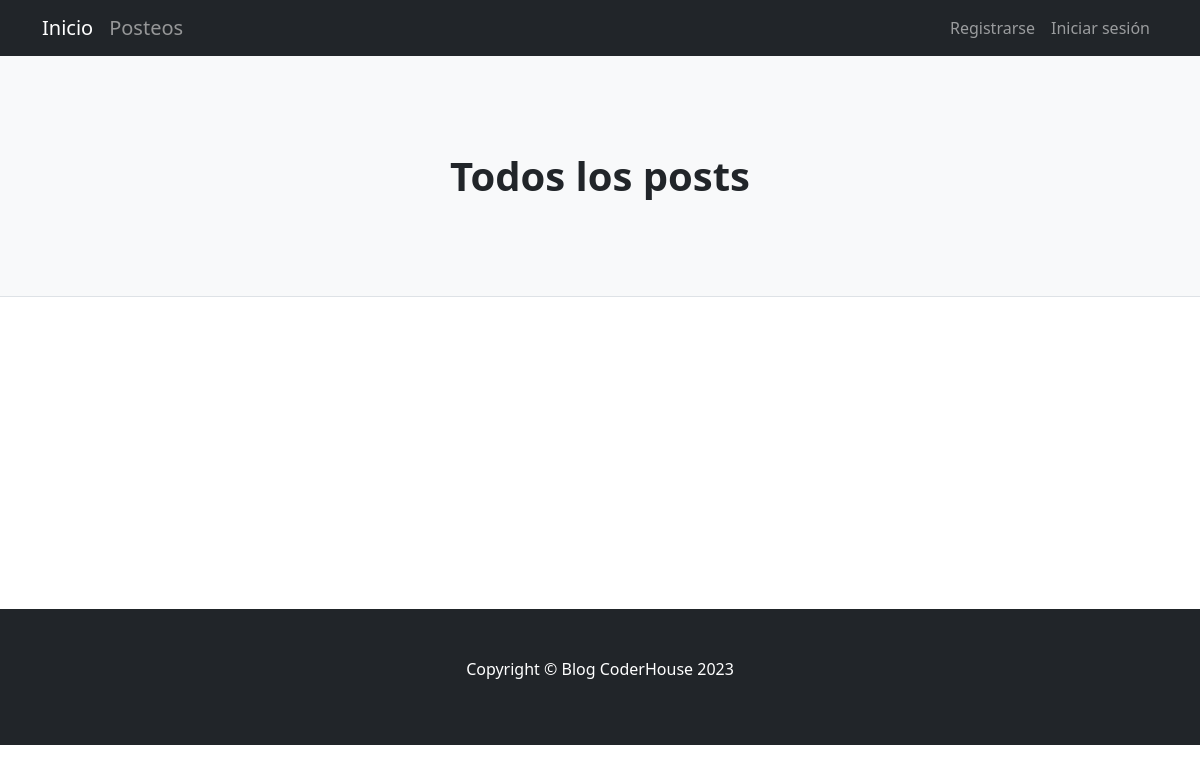
The page /pages/ on the database as committed earlier.
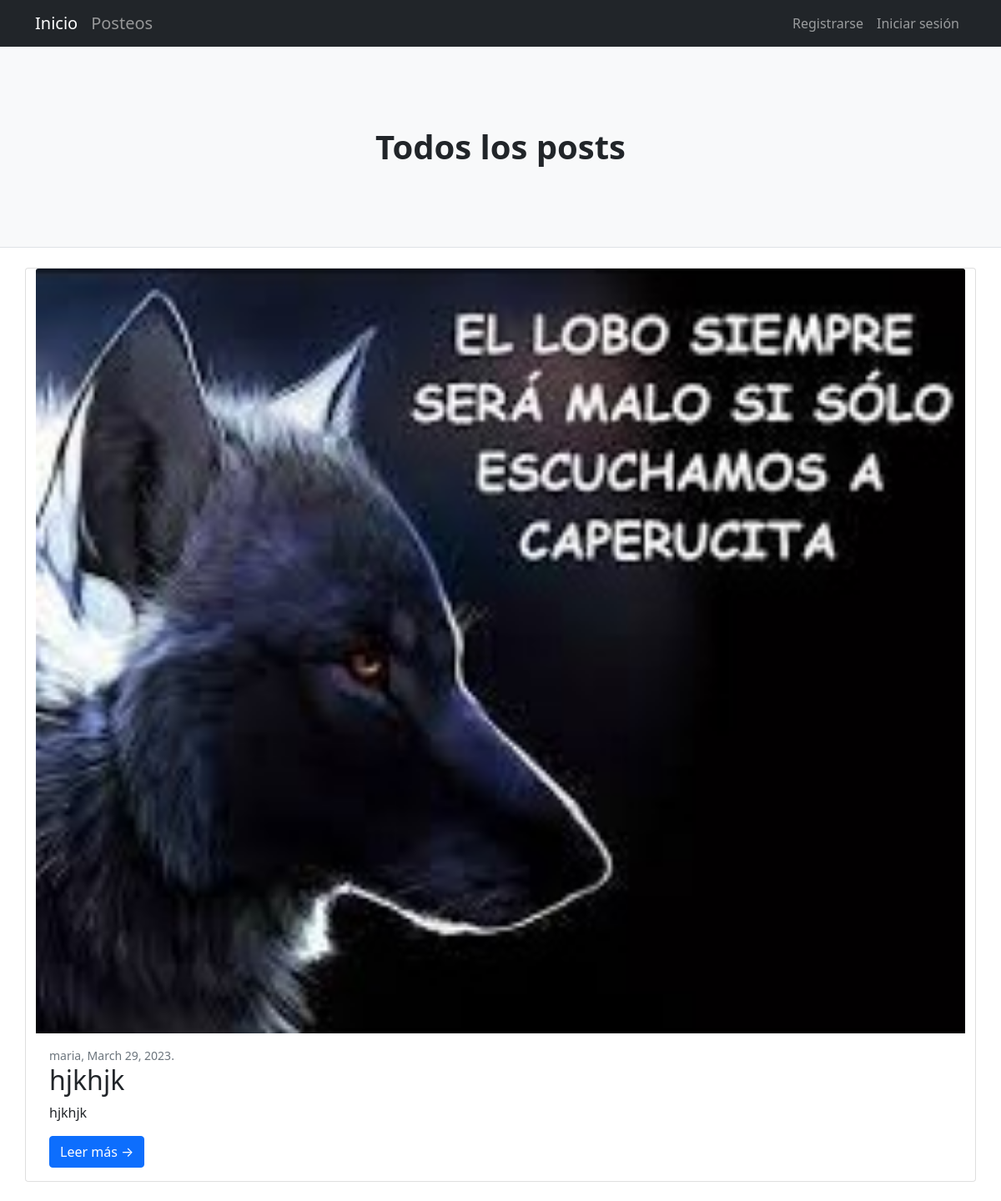
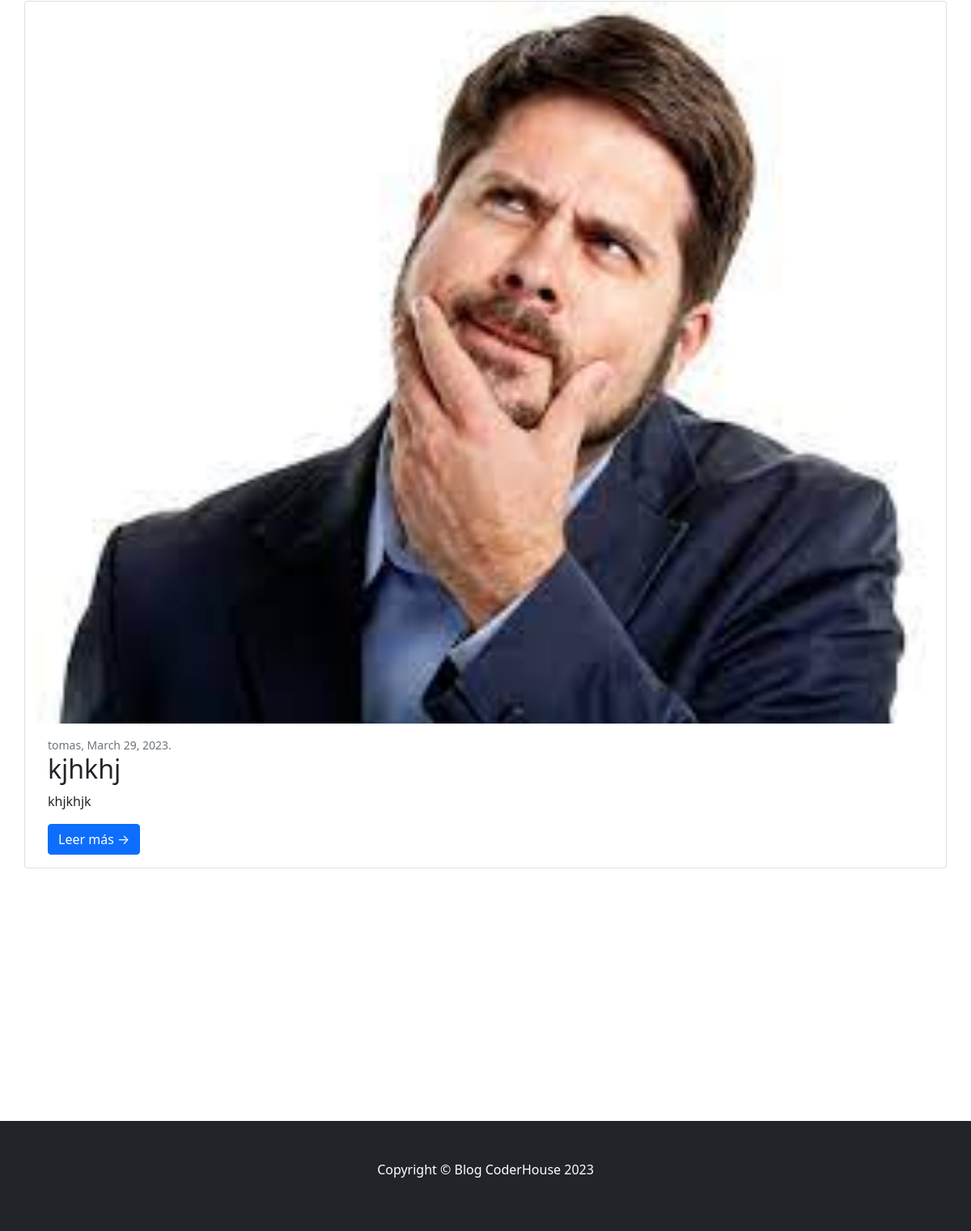
The same page on the database as committed later (2 pictures, top to bottom).
### blog/models.py (models this page shows, shortened)
class Post(models.Model):
    id = models.AutoField(primary_key=True)
    title = models.CharField(max_length=40)
    subtitle = models.CharField(max_length=40)
    body = models.CharField(max_length=1000)
    author = models.ForeignKey(User, on_delete=models.CASCADE)
    date = models.DateField(default=datetime.now)
    image = models.ImageField(upload_to='media', blank=True, null=True)

### blog/views.py (the view)
# urls.py: path('', PostList.as_view(), name="Posts"),
class PostList(ListView):
    model = Post
    template_name = 'post_list.html'

### blog/templates/post_list.html (shortened to what this page needs)
{% extends 'base.html' %}
{% load static %}
{% block header %}
<header class="py-5 bg-light border-bottom mb-4">
    <div class="container">
        <div class="text-center my-5">
            <h1 class="fw-bolder">Todos los posts</h1>
        </div>
    </div>
</header>
{% endblock header %}
{% block main_content %}
{% for post in object_list %}
<div class="card mb-4">
    <a href="#!"><img class="card-img-top" src="{{post.image.url}}" alt="..." class=""/></a>
    <div class="card-body">
        <div class="small text-muted">{{post.author}}, {{post.date}}.</div>
        <h2 class="card-title">{{post.title}}</h2>
        <p class="card-text">{{post.subtitle}}</p>
        <a class="btn btn-primary" href="{% url 'Detail' post.id %}">Leer más →</a>
    </div>
</div>
{% endfor %}
{% endblock main_content %}

### blog/templates/base.html (shortened to what this page needs)
<!DOCTYPE html>
<html lang="en">
    <head>
        {% load static %}
	    <link rel="stylesheet" href="https://cdnjs.cloudflare.com/ajax/libs/twitter-bootstrap/4.6.0/css/bootstrap.min.css">
        <link href="{% static 'css/styles.css' %}" rel="stylesheet" />
    </head>
    <body>
        <nav class="navbar navbar-expand-lg navbar-dark bg-dark">
            <div class="container">
                <a class="navbar-brand" href="{% url 'Home' %}">Inicio</a>
                <a class="navbar-brand" style="color: rgba(190, 190, 190, 0.747);" href="{% url 'Posts' %}">Posteos</a>
                <div class="collapse navbar-collapse" id="navbarSupportedContent">
                    <ul class="navbar-nav ms-auto mb-2 mb-lg-0">
                        {% if not request.user.is_authenticated %}
                            <li class="nav-item"><a class="nav-link" href="{% url 'Register' %}">Registrarse</a></li>
                            <li class="nav-item"><a class="nav-link" href="{% url 'Login' %}">Iniciar sesión</a></li>
                        {% endif %}
                    </ul>
                </div>
            </div>
        </nav>
        {% block header %}
        {% endblock header %}
        <div class="container">
            <div class="row">
                {% block main_content %}
                {% endblock main_content %}
            </div>
        </div>
        <br><br><br><br><br><br><br><br><br><br><br><br>
        <footer class="py-5 bg-dark">
            <div class="container"><p class="text-center text-white">Copyright &copy; Blog CoderHouse 2023</p></div>
        </footer>
    </body>
</html>

Rows that differ between the two databases and show on the page:
added Post: image (picture), author "maria", date "March 29, 2023", title "hjkhjk", subtitle "hjkhjk"
added Post: image (picture), author "tomas", date "March 29, 2023", title "kjhkhj", subtitle "khjkhjk"
